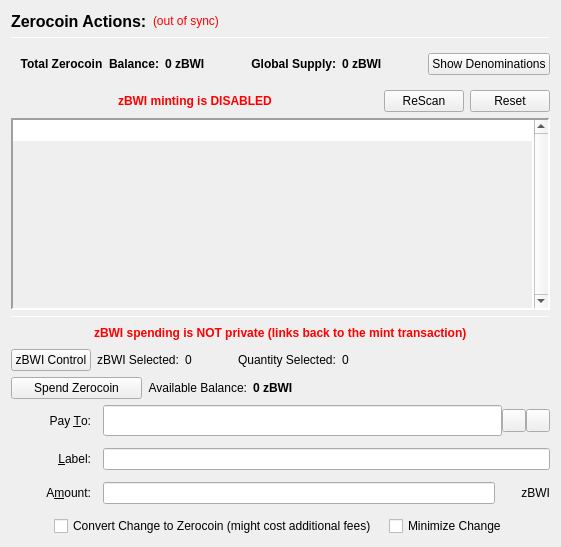
                  <widget class="QFrame" name="verticalFrameLeft">
                   <layout class="QVBoxLayout" name="verticalLayout_2">
                    <item>
                     <layout class="QVBoxLayout" name="verticalLayout_3">
                      <item>
                       <layout class="QHBoxLayout" name="horizontalLayout_3">
                        <item>
                         <widget class="QLabel" name="labelzBWIActions">
                          <property name="font">
                           <font>
                            <pointsize>12</pointsize>
                            <weight>75</weight>
                            <bold>true</bold>
                           </font>
                          </property>
                          <property name="text">
                           <string>Zerocoin Actions:</string>
                          </property>
                          <property name="alignment">
                           <set>Qt::AlignLeading|Qt::AlignLeft|Qt::AlignVCenter</set>
                          </property>
                         </widget>
                        </item>
                        <item>
                         <widget class="QLabel" name="labelzBWISyncStatus">
                          <property name="toolTip">
                           <string>The displayed information may be out of date. Your wallet automatically synchronizes with the Bitwin24 network after a connection is established, but this process has not completed yet.</string>
                          </property>
                          <property name="styleSheet">
                           <string notr="true">QLabel { color: red; }</string>
                          </property>
                          <property name="text">
                           <string notr="true">(out of sync)</string>
                          </property>
                          <property name="alignment">
                           <set>Qt::AlignLeading|Qt::AlignLeft|Qt::AlignVCenter</set>
                          </property>
                         </widget>
                        </item>
                        <item>
                         <spacer name="horizontalSpacer">
                          <property name="orientation">
                           <enum>Qt::Horizontal</enum>
                          </property>
                          <property name="sizeHint" stdset="0">
                           <size>
                            <width>40</width>
                            <height>20</height>
                           </size>
                          </property>
                         </spacer>
                        </item>
                       </layout>
                      </item>
                      <item>
                       <widget class="Line" name="lineUpperLeft">
                        <property name="minimumSize">
                         <size>
                          <width>0</width>
                          <height>1</height>
                         </size>
                        </property>
                        <property name="maximumSize">
                         <size>
                          <width>16777215</width>
                          <height>1</height>
                         </size>
                        </property>
                        <property name="frameShadow">
                         <enum>QFrame::Sunken</enum>
                        </property>
                        <property name="orientation">
                         <enum>Qt::Horizontal</enum>
                        </property>
                       </widget>
                      </item>
                      <item>
                       <widget class="QFrame" name="balanceSupplyFrame">
                        <layout class="QHBoxLayout" name="horizontalLayout_2" stretch="0,0,0,1,0">
                         <property name="rightMargin">
                          <number>0</number>
                         </property>
                         <item>
                          <layout class="QHBoxLayout" name="horizontalLayout_34">
                           <item>
                            <widget class="QLabel" name="labelzAvailableText_3">
                             <property name="font">
                              <font>
                               <weight>75</weight>
                               <bold>true</bold>
                              </font>
                             </property>
                             <property name="toolTip">
                              <string>Total Balance including unconfirmed and immature zBWI</string>
                             </property>
                             <property name="text">
                              <string>Total Zerocoin  Balance:</string>
                             </property>
                             <property name="alignment">
                              <set>Qt::AlignRight|Qt::AlignTrailing|Qt::AlignVCenter</set>
                             </property>
                            </widget>
                           </item>
                           <item>
                            <widget class="QLabel" name="labelzAvailableAmount_4">
                             <property name="minimumSize">
                              <size>
                               <width>40</width>
                               <height>0</height>
                              </size>
                             </property>
                             <property name="font">
                              <font>
                               <weight>75</weight>
                               <bold>true</bold>
                              </font>
                             </property>
                             <property name="toolTip">
                              <string>Total Balance including unconfirmed and immature zBWI</string>
                             </property>
                             <property name="text">
                              <string>0 zBWI</string>
                             </property>
                             <property name="alignment">
                              <set>Qt::AlignLeading|Qt::AlignLeft|Qt::AlignVCenter</set>
                             </property>
                            </widget>
                           </item>
                          </layout>
                         </item>
                         <item>
                          <spacer name="horizontalSpacer_32">
                           <property name="orientation">
                            <enum>Qt::Horizontal</enum>
                           </property>
                           <property name="sizeHint" stdset="0">
                            <size>
                             <width>40</width>
                             <height>20</height>
                            </size>
                           </property>
                          </spacer>
                         </item>
                         <item>
                          <layout class="QHBoxLayout" name="horizontalLayout_35">
                           <item>
                            <widget class="QLabel" name="labelZsupplyText_2">
                             <property name="font">
                              <font>
                               <weight>75</weight>
                               <bold>true</bold>
                              </font>
                             </property>
                             <property name="text">
                              <string>Global Supply:</string>
                             </property>
                             <property name="alignment">
                              <set>Qt::AlignRight|Qt::AlignTrailing|Qt::AlignVCenter</set>
                             </property>
                            </widget>
                           </item>
                           <item>
                            <widget class="QLabel" name="labelZsupplyAmount_2">
                             <property name="font">
                              <font>
                               <weight>75</weight>
                               <bold>true</bold>
                              </font>
                             </property>
                             <property name="text">
                              <string>0 zBWI</string>
                             </property>
                            </widget>
                           </item>
                          </layout>
                         </item>
                         <item>
                          <spacer name="horizontalSpacer_31">
                           <property name="orientation">
                            <enum>Qt::Horizontal</enum>
                           </property>
                           <property name="sizeHint" stdset="0">
                            <size>
                             <width>40</width>
                             <height>20</height>
                            </size>
                           </property>
                          </spacer>
                         </item>
                         <item>
                          <widget class="QPushButton" name="pushButtonShowDenoms">
                           <property name="toolTip">
                            <string>Show zBWI denominations list</string>
                           </property>
                           <property name="text">
                            <string>Show Denominations</string>
                           </property>
                          </widget>
                         </item>
                        </layout>
                       </widget>
                      </item>
                      <item>
                       <layout class="QHBoxLayout" name="horizontalLayout_4">
                        <item>
                         <spacer name="horizontalSpacer_2">
                          <property name="orientation">
                           <enum>Qt::Horizontal</enum>
                          </property>
                          <property name="sizeHint" stdset="0">
                           <size>
                            <width>40</width>
                            <height>20</height>
                           </size>
                          </property>
                         </spacer>
                        </item>
                        <item>
                         <widget class="QLabel" name="label">
                          <property name="styleSheet">
                           <string notr="true">color: red;
font-weight: bold;</string>
                          </property>
                          <property name="text">
                           <string>zBWI minting is DISABLED</string>
                          </property>
                         </widget>
                        </item>
                        <item>
                         <spacer name="horizontalSpacer_3">
                          <property name="orientation">
                           <enum>Qt::Horizontal</enum>
                          </property>
                          <property name="sizeHint" stdset="0">
                           <size>
                            <width>40</width>
                            <height>20</height>
                           </size>
                          </property>
                         </spacer>
                        </item>
                        <item>
                         <widget class="QPushButton" name="pushButtonMintReset">
                          <property name="maximumSize">
                           <size>
                            <width>80</width>
                            <height>16777215</height>
                           </size>
                          </property>
                          <property name="toolTip">
                           <string>Rescan the complete blockchain for  Zerocoin mints and their meta-data.</string>
                          </property>
                          <property name="text">
                           <string>ReScan</string>
                          </property>
                         </widget>
                        </item>
                        <item>
                         <widget class="QPushButton" name="pushButtonSpentReset">
                          <property name="maximumSize">
                           <size>
                            <width>80</width>
                            <height>16777215</height>
                           </size>
                          </property>
                          <property name="toolTip">
                           <string>Reset Zerocoin Wallet DB. Deletes transactions that did not make it into the blockchain.</string>
                          </property>
                          <property name="text">
                           <string>Reset</string>
                          </property>
                         </widget>
                        </item>
                       </layout>
                      </item>
                      <item>
                       <widget class="QPlainTextEdit" name="TEMintStatus">
                        <property name="font">
                         <font>
                          <pointsize>8</pointsize>
                         </font>
                        </property>
                        <property name="toolTip">
                         <string>Status and/or Mesages from the last Mint Action.</string>
                        </property>
                        <property name="frameShape">
                         <enum>QFrame::Panel</enum>
                        </property>
                        <property name="frameShadow">
                         <enum>QFrame::Sunken</enum>
                        </property>
                        <property name="lineWidth">
                         <number>2</number>
                        </property>
                        <property name="midLineWidth">
                         <number>2</number>
                        </property>
                        <property name="verticalScrollBarPolicy">
                         <enum>Qt::ScrollBarAlwaysOn</enum>
                        </property>
                        <property name="horizontalScrollBarPolicy">
                         <enum>Qt::ScrollBarAlwaysOff</enum>
                        </property>
                        <property name="readOnly">
                         <bool>true</bool>
                        </property>
                        <property name="plainText">
                         <string notr="true"/>
                        </property>
                        <property name="backgroundVisible">
                         <bool>true</bool>
                        </property>
                       </widget>
                      </item>
                      <item>
                       <widget class="Line" name="line">
                        <property name="minimumSize">
                         <size>
                          <width>0</width>
                          <height>1</height>
                         </size>
                        </property>
                        <property name="maximumSize">
                         <size>
                          <width>16777215</width>
                          <height>1</height>
                         </size>
                        </property>
                        <property name="orientation">
                         <enum>Qt::Horizontal</enum>
                        </property>
                       </widget>
                      </item>
                      <item>
                       <layout class="QHBoxLayout" name="horizontalLayout_7">
                        <item>
                         <spacer name="horizontalSpacer_18">
                          <property name="orientation">
                           <enum>Qt::Horizontal</enum>
                          </property>
                          <property name="sizeHint" stdset="0">
                           <size>
                            <width>40</width>
                            <height>20</height>
                           </size>
                          </property>
                         </spacer>
                        </item>
                        <item>
                         <widget class="QLabel" name="label_2">
                          <property name="styleSheet">
                           <string notr="true">color: red;
font-weight: bold;</string>
                          </property>
                          <property name="text">
                           <string>zBWI spending is NOT private (links back to the mint transaction)</string>
                          </property>
                         </widget>
                        </item>
                        <item>
                         <spacer name="horizontalSpacer_30">
                          <property name="orientation">
                           <enum>Qt::Horizontal</enum>
                          </property>
                          <property name="sizeHint" stdset="0">
                           <size>
                            <width>40</width>
                            <height>20</height>
                           </size>
                          </property>
                         </spacer>
                        </item>
                       </layout>
                      </item>
                      <item>
                       <layout class="QHBoxLayout" name="horizontalLayout_24">
                        <property name="leftMargin">
                         <number>0</number>
                        </property>
                        <property name="bottomMargin">
                         <number>0</number>
                        </property>
                        <item>
                         <widget class="QPushButton" name="pushButtonZBWIControl">
                          <property name="text">
                           <string>zBWI Control</string>
                          </property>
                         </widget>
                        </item>
                        <item>
                         <widget class="QLabel" name="labelzBWISelected">
                          <property name="text">
                           <string>zBWI Selected:</string>
                          </property>
                         </widget>
                        </item>
                        <item>
                         <widget class="QLabel" name="labelzBWISelected_int">
                          <property name="text">
                           <string>0</string>
                          </property>
                         </widget>
                        </item>
                        <item>
                         <spacer name="horizontalSpacer_17">
                          <property name="orientation">
                           <enum>Qt::Horizontal</enum>
                          </property>
                          <property name="sizeType">
                           <enum>QSizePolicy::Fixed</enum>
                          </property>
                          <property name="sizeHint" stdset="0">
                           <size>
                            <width>40</width>
                            <height>20</height>
                           </size>
                          </property>
                         </spacer>
                        </item>
                        <item>
                         <widget class="QLabel" name="labelQuantitySelected">
                          <property name="text">
                           <string>Quantity Selected:</string>
                          </property>
                         </widget>
                        </item>
                        <item>
                         <widget class="QLabel" name="labelQuantitySelected_int">
                          <property name="text">
                           <string>0</string>
                          </property>
                         </widget>
                        </item>
                        <item>
                         <spacer name="horizontalSpacer_19">
                          <property name="orientation">
                           <enum>Qt::Horizontal</enum>
                          </property>
                          <property name="sizeHint" stdset="0">
                           <size>
                            <width>40</width>
                            <height>20</height>
                           </size>
                          </property>
                         </spacer>
                        </item>
                       </layout>
                      </item>
                      <item>
                       <layout class="QHBoxLayout" name="horizontalLayout_6">
                        <item>
                         <widget class="QPushButton" name="pushButtonSpendzBWI">
                          <property name="minimumSize">
                           <size>
                            <width>131</width>
                            <height>0</height>
                           </size>
                          </property>
                          <property name="toolTip">
                           <string>Spend Zerocoin. Without 'Pay To:' address creates payments to yourself.</string>
                          </property>
                          <property name="text">
                           <string>Spend Zerocoin</string>
                          </property>
                         </widget>
                        </item>
                        <item>
                         <widget class="QLabel" name="labelzBWIBalanceText">
                          <property name="toolTip">
                           <string>Available (mature and spendable) zBWI for spending</string>
                          </property>
                          <property name="text">
                           <string>Available Balance:</string>
                          </property>
                          <property name="alignment">
                           <set>Qt::AlignRight|Qt::AlignTrailing|Qt::AlignVCenter</set>
                          </property>
                         </widget>
                        </item>
                        <item>
                         <widget class="QLabel" name="labelzAvailableAmount_2">
                          <property name="font">
                           <font>
                            <weight>75</weight>
                            <bold>true</bold>
                           </font>
                          </property>
                          <property name="toolTip">
                           <string>Available (mature and spendable) zBWI for spending

zBWI are mature when they have more than 20 confirmations AND more than 2 mints of the same denomination after them were minted</string>
                          </property>
                          <property name="text">
                           <string>0 zBWI</string>
                          </property>
                          <property name="alignment">
                           <set>Qt::AlignLeading|Qt::AlignLeft|Qt::AlignVCenter</set>
                          </property>
                         </widget>
                        </item>
                        <item>
                         <spacer name="horizontalSpacer_4">
                          <property name="orientation">
                           <enum>Qt::Horizontal</enum>
                          </property>
                          <property name="sizeHint" stdset="0">
                           <size>
                            <width>40</width>
                            <height>20</height>
                           </size>
                          </property>
                         </spacer>
                        </item>
                       </layout>
                      </item>
                      <item>
                       <layout class="QGridLayout" name="gridLayout_7">
                        <property name="spacing">
                         <number>12</number>
                        </property>
                        <item row="0" column="0">
                         <widget class="QLabel" name="payToLabel">
                          <property name="minimumSize">
                           <size>
                            <width>80</width>
                            <height>0</height>
                           </size>
                          </property>
                          <property name="text">
                           <string>Pay &amp;To:</string>
                          </property>
                          <property name="alignment">
                           <set>Qt::AlignRight|Qt::AlignTrailing|Qt::AlignVCenter</set>
                          </property>
                          <property name="buddy">
                           <cstring>payTo</cstring>
                          </property>
                         </widget>
                        </item>
                        <item row="0" column="1">
                         <layout class="QHBoxLayout" name="payToLayout">
                          <property name="spacing">
                           <number>0</number>
                          </property>
                          <item>
                           <widget class="QValidatedLineEdit" name="payTo">
                            <property name="enabled">
                             <bool>true</bool>
                            </property>
                            <property name="minimumSize">
                             <size>
                              <width>0</width>
                              <height>31</height>
                             </size>
                            </property>
                            <property name="toolTip">
                             <string>The Bitwin24 address to send the payment to. Creates local payment to yourself when empty.</string>
                            </property>
                           </widget>
                          </item>
                          <item>
                           <widget class="QToolButton" name="addressBookButton">
                            <property name="toolTip">
                             <string>Choose previously used address</string>
                            </property>
                            <property name="text">
                             <string/>
                            </property>
                            <property name="icon">
                             <iconset resource="../bitwin24.qrc">
                              <normaloff>:/icons/address-book</normaloff>:/icons/address-book</iconset>
                            </property>
                            <property name="shortcut">
                             <string>Alt+A</string>
                            </property>
                           </widget>
                          </item>
                          <item>
                           <widget class="QToolButton" name="pasteButton">
                            <property name="toolTip">
                             <string>Paste address from clipboard</string>
                            </property>
                            <property name="text">
                             <string/>
                            </property>
                            <property name="icon">
                             <iconset resource="../bitwin24.qrc">
                              <normaloff>:/icons/editpaste</normaloff>:/icons/editpaste</iconset>
                            </property>
                            <property name="shortcut">
                             <string>Alt+P</string>
                            </property>
                           </widget>
                          </item>
                         </layout>
                        </item>
                        <item row="1" column="0">
                         <widget class="QLabel" name="labelLabel">
                          <property name="minimumSize">
                           <size>
                            <width>80</width>
                            <height>0</height>
                           </size>
                          </property>
                          <property name="text">
                           <string>&amp;Label:</string>
                          </property>
                          <property name="alignment">
                           <set>Qt::AlignRight|Qt::AlignTrailing|Qt::AlignVCenter</set>
                          </property>
                          <property name="buddy">
                           <cstring>addAsLabel</cstring>
                          </property>
                         </widget>
                        </item>
                        <item row="1" column="1">
                         <widget class="QLineEdit" name="addAsLabel">
                          <property name="toolTip">
                           <string>Enter a label for this address to add it to the list of used addresses</string>
                          </property>
                         </widget>
                        </item>
                        <item row="2" column="0">
                         <widget class="QLabel" name="amountLabel">
                          <property name="minimumSize">
                           <size>
                            <width>80</width>
                            <height>0</height>
                           </size>
                          </property>
                          <property name="text">
                           <string>A&amp;mount:</string>
                          </property>
                          <property name="alignment">
                           <set>Qt::AlignRight|Qt::AlignTrailing|Qt::AlignVCenter</set>
                          </property>
                          <property name="buddy">
                           <cstring>zBWIpayAmount</cstring>
                          </property>
                         </widget>
                        </item>
                        <item row="2" column="1">
                         <layout class="QHBoxLayout" name="horizontalLayout_9">
                          <property name="spacing">
                           <number>0</number>
                          </property>
                          <item>
                           <widget class="QLineEdit" name="zBWIpayAmount"/>
                          </item>
                          <item>
                           <widget class="QLabel" name="labelzBWI">
                            <property name="minimumSize">
                             <size>
                              <width>55</width>
                              <height>0</height>
                             </size>
                            </property>
                            <property name="text">
                             <string>zBWI</string>
                            </property>
                            <property name="alignment">
                             <set>Qt::AlignRight|Qt::AlignTrailing|Qt::AlignVCenter</set>
                            </property>
                           </widget>
                          </item>
                         </layout>
                        </item>
                        <item row="3" column="0" colspan="2">
                         <layout class="QHBoxLayout" name="horizontalLayout_10">
                          <item>
                           <spacer name="horizontalSpacer_5">
                            <property name="orientation">
                             <enum>Qt::Horizontal</enum>
                            </property>
                            <property name="sizeHint" stdset="0">
                             <size>
                              <width>40</width>
                              <height>20</height>
                             </size>
                            </property>
                           </spacer>
                          </item>
                          <item>
                           <widget class="QCheckBox" name="checkBoxMintChange">
                            <property name="sizePolicy">
                             <sizepolicy hsizetype="MinimumExpanding" vsizetype="Fixed">
                              <horstretch>0</horstretch>
                              <verstretch>0</verstretch>
                             </sizepolicy>
                            </property>
                            <property name="layoutDirection">
                             <enum>Qt::LeftToRight</enum>
                            </property>
                            <property name="text">
                             <string>Convert Change to Zerocoin (might cost additional fees)</string>
                            </property>
                           </widget>
                          </item>
                          <item>
                           <widget class="QCheckBox" name="checkBoxMinimizeChange">
                            <property name="toolTip">
                             <string>If checked, the wallet tries to minimize the returning change instead of minimizing the number of spent denominations.</string>
                            </property>
                            <property name="text">
                             <string>Minimize Change</string>
                            </property>
                           </widget>
                          </item>
                          <item>
                           <spacer name="horizontalSpacer_6">
                            <property name="orientation">
                             <enum>Qt::Horizontal</enum>
                            </property>
                            <property name="sizeHint" stdset="0">
                             <size>
                              <width>40</width>
                              <height>20</height>
                             </size>
                            </property>
                           </spacer>
                          </item>
                         </layout>
                        </item>
                       </layout>
                      </item>
                     </layout>
                    </item>
                   </layout>
                  </widget>
